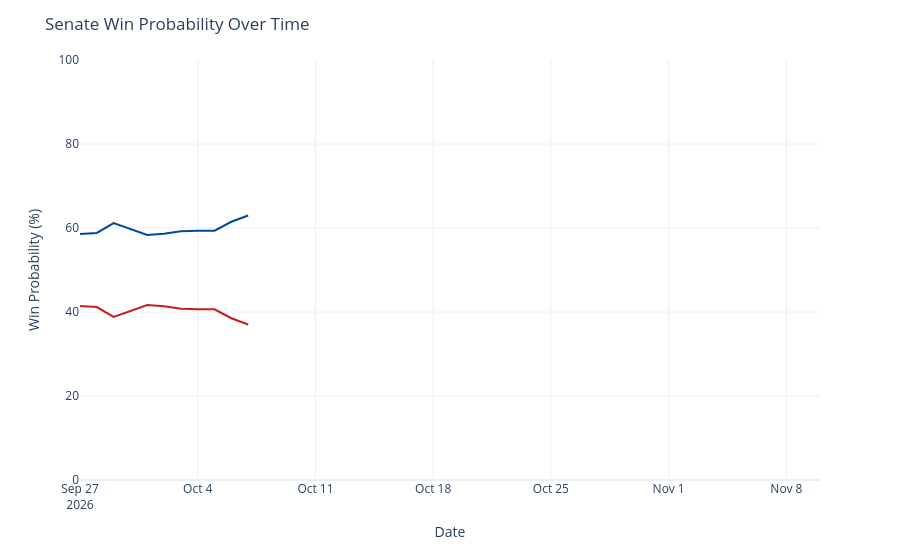

The code cell stored with this chart in its notebook:
### Code cell
chance_over_time = output_ts[(output_ts['geo'] == 'US Senate') &
                             (output_ts['type'] == 'chance')]
chance_over_time['rep_chance'] = chance_over_time['y'].map(lambda x: 100 - x)
chance_over_time = chance_over_time.rename({'y': 'Democrats', 'rep_chance': 'Republicans'}, axis=1)
chance_time_ser = px.line(chance_over_time, x='date', y=['Democrats', 'Republicans'], template='plotly_white',
                         color_discrete_map={'Democrats': '#004b97', 'Republicans': '#c71e1d'},)
chance_time_ser.update_traces(hovertemplate="%{y:.1f}%")
chance_time_ser.update_layout(
    xaxis=dict(range=[pd.to_datetime('2026-09-27'), pd.to_datetime('2026-11-10')]),
    yaxis=dict(range=[0, 100]),
    xaxis_title='Date',
    yaxis_title='Win Probability (%)',
    title=dict(text="Senate Win Probability Over Time"),
    hovermode="x",
    showlegend=False
)
chance_time_ser

### Figure 1 — Plotly figure (JSON) as saved in the notebook; plotly's stock layout.template omitted (floating-point values rounded to 4 significant figures)
{"data": [{"hovertemplate": "%{y:.1f}%", "legendgroup": "Democrats", "line": {"color": "#004b97", "dash": "solid"}, "marker": {"symbol": "circle"}, "mode": "lines", "name": "Democrats", "orientation": "v", "showlegend": true, "type": "scatter", "x": ["2026-09-27", "2026-09-28", "2026-09-29", "2026-09-30", "2026-10-01", "2026-10-02", "2026-10-03", "2026-10-04", "2026-10-05", "2026-10-06", "2026-10-07"], "xaxis": "x", "y": [58.6, 58.83, 61.17, 59.8, 58.36, 58.64, 59.21, 59.34, 59.36, 61.49, 62.99], "yaxis": "y"}, {"hovertemplate": "%{y:.1f}%", "legendgroup": "Republicans", "line": {"color": "#c71e1d", "dash": "solid"}, "marker": {"symbol": "circle"}, "mode": "lines", "name": "Republicans", "orientation": "v", "showlegend": true, "type": "scatter", "x": ["2026-09-27", "2026-09-28", "2026-09-29", "2026-09-30", "2026-10-01", "2026-10-02", "2026-10-03", "2026-10-04", "2026-10-05", "2026-10-06", "2026-10-07"], "xaxis": "x", "y": [41.4, 41.17, 38.83, 40.2, 41.64, 41.36, 40.79, 40.66, 40.64, 38.51, 37.01], "yaxis": "y"}], "layout": {"hovermode": "x", "legend": {"title": {"text": "variable"}, "tracegroupgap": 0}, "margin": {"t": 60}, "showlegend": false, "title": {"text": "Senate Win Probability Over Time"}, "xaxis": {"anchor": "y", "domain": [0, 1], "range": ["2026-09-27T00:00:00", "2026-11-10T00:00:00"], "title": {"text": "Date"}}, "yaxis": {"anchor": "x", "domain": [0, 1], "range": [0, 100], "title": {"text": "Win Probability (%)"}}}}
